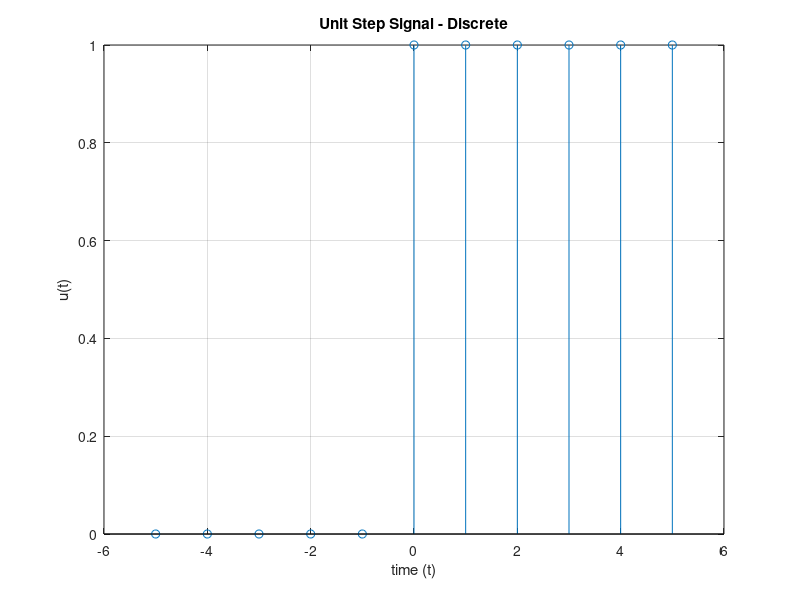

Reproduce this figure in MATLAB.
clc;
clear;
close all;
%{
u(t)={ 1 for t >=0 ; 0 for t< 0 }
%}
n=input('limit (-n<t<n): ');
x=-n:n;
y= x>=0;

stem(x,y);

xlabel('time (t)');
ylabel('u(t)');
title('Unit Step Signal - Discrete');
grid on;